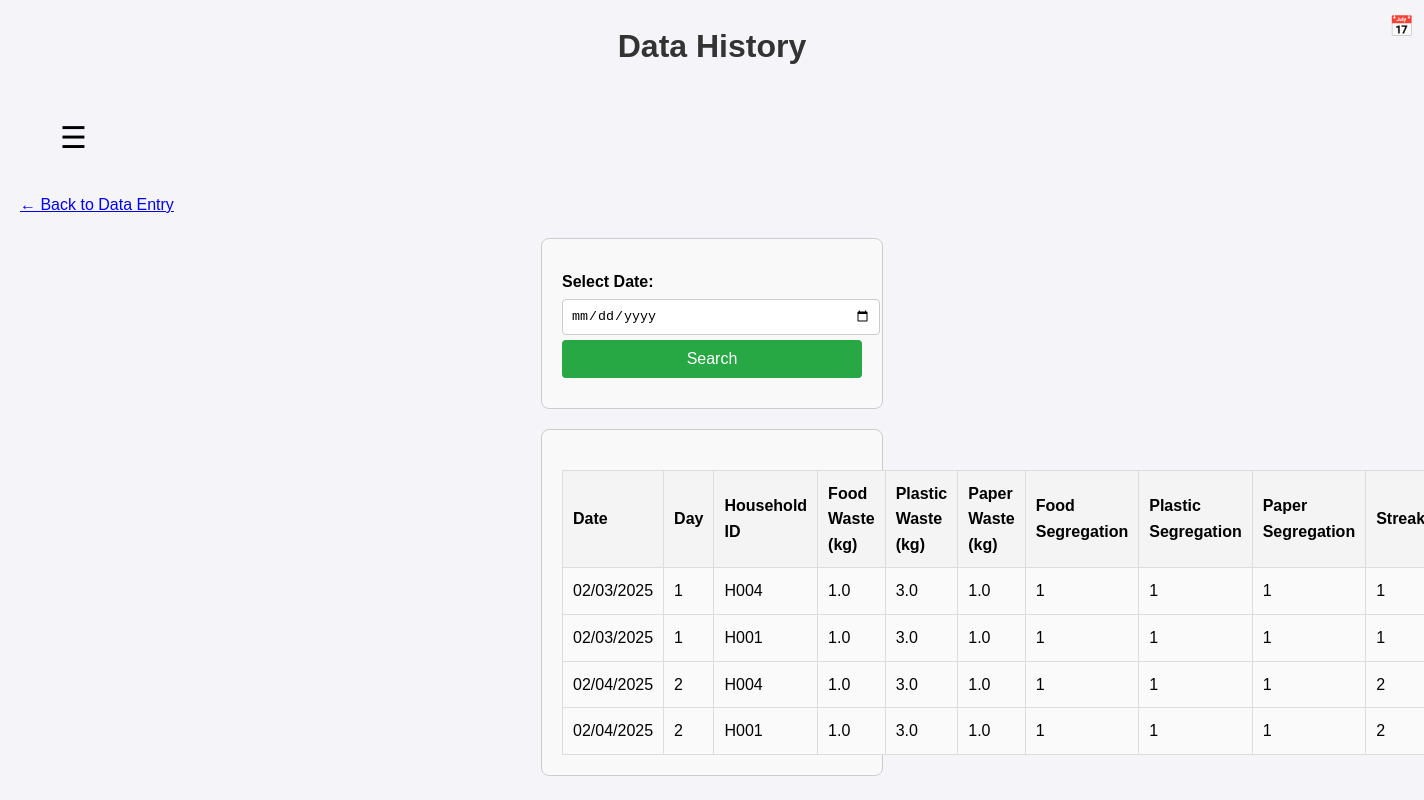
Page /history (signed in) on the committed database.
### tables this page shows
CREATE TABLE collector_data (
                    day INTEGER,
                    household_id TEXT,
                    food_waste REAL,
                    plastic_waste REAL,
                    paper_waste REAL,
                    food_segregation INTEGER,
                    plastic_segregation INTEGER,
                    paper_segregation INTEGER,
                    streak INTEGER
                 , collector_id TEXT, colony TEXT, entry_date DATE);

### collector_app/app.py (the view)
@app.route('/history', methods=['GET'])
def history():
    search_date = request.args.get('search_date')
    collector_id = session['user_id']
    conn = sqlite3.connect('database.db')
    cursor = conn.cursor()
    if search_date:
        cursor.execute("""
            SELECT cd.entry_date, cd.day, cd.household_id, cd.food_waste, cd.plastic_waste, cd.paper_waste,
                   cd.food_segregation, cd.plastic_segregation, cd.paper_segregation,
                   cd.streak, u.name AS collector_name
            FROM collector_data cd
            JOIN users u ON cd.collector_id = u.user_id
            WHERE cd.collector_id = ? AND cd.entry_date = ?
        """, (collector_id, search_date))
    else:
        cursor.execute("""
            SELECT cd.entry_date, cd.day, cd.household_id, cd.food_waste, cd.plastic_waste, cd.paper_waste,
                   cd.food_segregation, cd.plastic_segregation, cd.paper_segregation,
                   cd.streak, u.name AS collector_name
            FROM collector_data cd
            JOIN users u ON cd.collector_id = u.user_id
            WHERE cd.collector_id = ?
        """, (collector_id,))
    history_data = cursor.fetchall()
    conn.close()
    for i, row in enumerate(history_data):
        entry_date = row[0]
        if entry_date:
            formatted_date = f"{entry_date[5:7]}/{entry_date[8:10]}/{entry_date[:4]}"  # Converting to mm/dd/yyyy
            history_data[i] = row[:0] + (formatted_date,) + row[1:]
        else:
            history_data[i] = row[:0] + ("N/A",) + row[1:]  # If entry_date is None, show "N/A"
    return render_template('history.html', history_data=history_data)

### collector_app/templates/history.html (shortened to what this page needs)
<!DOCTYPE html>
<html lang="en">
<head>
    <link rel="stylesheet" href="{{ url_for('static', filename='css/style.css') }}">
</head>
<body>
    <h1>Data History</h1>
    <div class="menu-button" onclick="toggleMenu()">&#9776;</div>
    <a href="{{ url_for('data_entry') }}">&larr; Back to Data Entry</a>
    <form method="GET">
        <label for="search_date">Select Date:</label>
        <input type="date" id="search_date" name="search_date" required>
        <span class="calendar-icon" onclick="document.getElementById('search_date').click()">📅</span>
        <button type="submit">Search</button>
    </form>
    <form method="POST">
        <table>
            <thead>
                <tr>
                    <th>Date</th>
                    <th>Day</th>
                    <th>Household ID</th>
                    <th>Food Waste (kg)</th>
                    <th>Plastic Waste (kg)</th>
                    <th>Paper Waste (kg)</th>
                    <th>Food Segregation</th>
                    <th>Plastic Segregation</th>
                    <th>Paper Segregation</th>
                    <th>Streak</th>
                </tr>
            </thead>
            <tbody>
                {% if history_data %}
                    {% for row in history_data %}
                        <tr>
                            <td>{{ row[0][:10]|replace('-', '/') }}</td>
                            <td>{{ row[1] }}</td>
                            <td>{{ row[2] }}</td>
                            <td>{{ row[3] }}</td>
                            <td>{{ row[4] }}</td>
                            <td>{{ row[5] }}</td>
                            <td>{{ row[6] }}</td>
                            <td>{{ row[7] }}</td>
                            <td>{{ row[8] }}</td>
                            <td>{{ row[9] }}</td>
                        </tr>
                    {% endfor %}
                {% else %}
                    <tr>
                        <td colspan="11">No data available</td>
                    </tr>
                {% endif %}
            </tbody>
        </table>
    </body>
    </html>

### collector_app/templates/static/style.css (style rules this page uses)
body { font-family: Arial, sans-serif; background-color: #f4f4f9; margin: 0; padding: 0; }
h1 { text-align: center; }
div { margin: 20px; padding: 20px; }
form { display: flex; flex-direction: column; width: 300px; margin: 0 auto; }
input[type="text"], input[type="number"], button { padding: 10px; margin-bottom: 10px; font-size: 1em; width: 100%; }
button { background-color: #4CAF50; color: white; border: none; cursor: pointer; }

### collector_app/templates/history.html (style rules this page uses)
body { font-family: Arial, sans-serif; margin: 20px; line-height: 1.6; }
h1 { color: #333; }
form { margin-top: 20px; padding: 20px; border: 1px solid #ccc; border-radius: 8px; max-width: 500px; background-color: #f9f9f9; }
label { font-weight: bold; display: block; margin-top: 10px; }
input[type="date"], input[type="text"] { width: 100%; padding: 8px; margin: 5px 0; border: 1px solid #ccc; border-radius: 4px; }
.calendar-icon { cursor: pointer; font-size: 20px; position: absolute; right: 10px; top: 10px; }
button { background-color: #28a745; color: white; border: none; padding: 10px 15px; cursor: pointer; border-radius: 4px; font-size: 16px; }
.menu-button { font-size: 30px; cursor: pointer; margin-bottom: 10px; }
table { width: 100%; border-collapse: collapse; margin-top: 20px; }
table, th, td { border: 1px solid #ddd; }
th, td { padding: 10px; text-align: left; }
th { background-color: #f4f4f4; }
td { background-color: #fafafa; }

### rows in the picture
collector_data: entry_date "02/03/2025", day "1", household "H004", food_waste "1.0", plastic_waste "3.0", paper_waste "1.0", food_segregation "1", plastic_segregation "1", paper_segregation "1", streak "1"
collector_data: entry_date "02/03/2025", day "1", household "H001", food_waste "1.0", plastic_waste "3.0", paper_waste "1.0", food_segregation "1", plastic_segregation "1", paper_segregation "1", streak "1"
collector_data: entry_date "02/04/2025", day "2", household "H004", food_waste "1.0", plastic_waste "3.0", paper_waste "1.0", food_segregation "1", plastic_segregation "1", paper_segregation "1", streak "2"
collector_data: entry_date "02/04/2025", day "2", household "H001", food_waste "1.0", plastic_waste "3.0", paper_waste "1.0", food_segregation "1", plastic_segregation "1", paper_segregation "1", streak "2"
